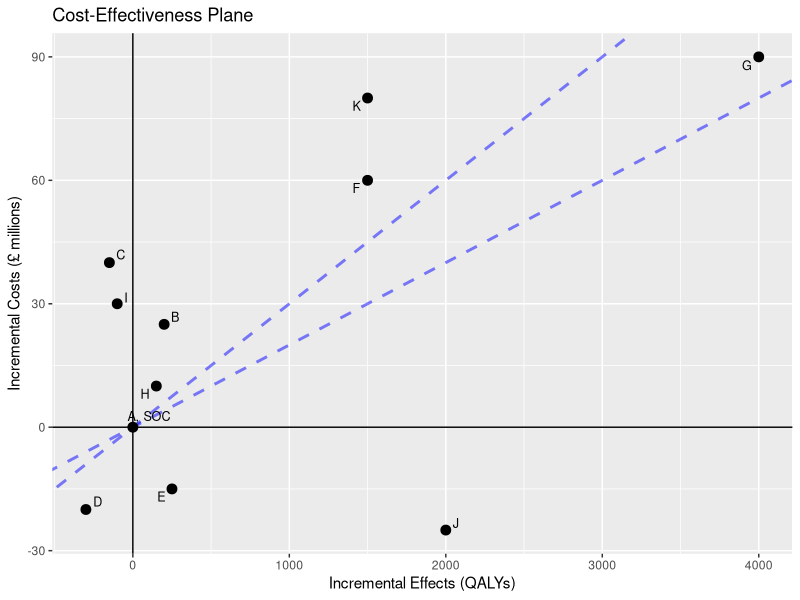

The R script that drew this image:
install.packages("ggrepel")
library(ggrepel)
library(ggplot2)

CEP_Data <- read.csv("cep_data.csv")
str(CEP_Data)

WTP1 = 20000
WTP2 = 30000

WTP1_slope = WTP1 / 1e6
WTP2_slope = WTP2 / 1e6

ggplot(CEP_Data,
       aes(x = Incremental_Effects..QALYs.,
           y = Incremental_Cost,
           label = Treatments)) +
  geom_abline(slope = WTP1_slope, intercept = 0, color = "blue", size = 1, linetype = "dashed", alpha = 0.5) +
  geom_abline(slope = WTP2_slope, intercept = 0, color = "blue", size = 1, linetype = "dashed", alpha = 0.5) +
  geom_hline(yintercept = 0) +
  geom_vline(xintercept = 0) +
  geom_point(size = 3, color = "black") +
  geom_text_repel(aes(label = Treatments),
                  size = 3.2,
                  max.overlaps = 20) +
  labs(title = "Cost-Effectiveness Plane",
       x = "Incremental Effects (QALYs)",
       y = "Incremental Costs (£ millions)")